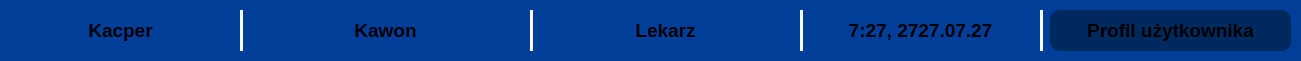
     <widget class="QFrame" name="frame_26">
      <property name="geometry">
       <rect>
        <x>30</x>
        <y>80</y>
        <width>1301</width>
        <height>61</height>
       </rect>
      </property>
      <property name="styleSheet">
       <string notr="true">background-color: rgb(0, 62, 154);
border-radius: 10px;</string>
      </property>
      <property name="frameShape">
       <enum>QFrame::Shape::StyledPanel</enum>
      </property>
      <property name="frameShadow">
       <enum>QFrame::Shadow::Raised</enum>
      </property>
      <widget class="Line" name="line_12">
       <property name="geometry">
        <rect>
         <x>530</x>
         <y>10</y>
         <width>3</width>
         <height>41</height>
        </rect>
       </property>
       <property name="styleSheet">
        <string notr="true">background-color: white;</string>
       </property>
       <property name="orientation">
        <enum>Qt::Orientation::Vertical</enum>
       </property>
      </widget>
      <widget class="Line" name="line_39">
       <property name="geometry">
        <rect>
         <x>1040</x>
         <y>10</y>
         <width>3</width>
         <height>41</height>
        </rect>
       </property>
       <property name="styleSheet">
        <string notr="true">background-color: white;</string>
       </property>
       <property name="orientation">
        <enum>Qt::Orientation::Vertical</enum>
       </property>
      </widget>
      <widget class="QLabel" name="label_32">
       <property name="geometry">
        <rect>
         <x>540</x>
         <y>10</y>
         <width>251</width>
         <height>41</height>
        </rect>
       </property>
       <property name="font">
        <font>
         <pointsize>14</pointsize>
         <bold>true</bold>
        </font>
       </property>
       <property name="layoutDirection">
        <enum>Qt::LayoutDirection::LeftToRight</enum>
       </property>
       <property name="styleSheet">
        <string notr="true"/>
       </property>
       <property name="text">
        <string>Lekarz</string>
       </property>
       <property name="textFormat">
        <enum>Qt::TextFormat::RichText</enum>
       </property>
       <property name="alignment">
        <set>Qt::AlignmentFlag::AlignCenter</set>
       </property>
      </widget>
      <widget class="QLabel" name="label_33">
       <property name="geometry">
        <rect>
         <x>10</x>
         <y>10</y>
         <width>221</width>
         <height>41</height>
        </rect>
       </property>
       <property name="font">
        <font>
         <pointsize>14</pointsize>
         <bold>true</bold>
        </font>
       </property>
       <property name="layoutDirection">
        <enum>Qt::LayoutDirection::LeftToRight</enum>
       </property>
       <property name="styleSheet">
        <string notr="true"/>
       </property>
       <property name="text">
        <string>Kacper</string>
       </property>
       <property name="textFormat">
        <enum>Qt::TextFormat::RichText</enum>
       </property>
       <property name="alignment">
        <set>Qt::AlignmentFlag::AlignCenter</set>
       </property>
      </widget>
      <widget class="QFrame" name="frame_46">
       <property name="geometry">
        <rect>
         <x>1050</x>
         <y>10</y>
         <width>241</width>
         <height>41</height>
        </rect>
       </property>
       <property name="styleSheet">
        <string notr="true">background-color: rgb(0, 41, 94);
border-radius: 10px;</string>
       </property>
       <property name="frameShape">
        <enum>QFrame::Shape::StyledPanel</enum>
       </property>
       <property name="frameShadow">
        <enum>QFrame::Shadow::Raised</enum>
       </property>
       <widget class="QFrame" name="frame_47">
        <property name="geometry">
         <rect>
          <x>270</x>
          <y>60</y>
          <width>841</width>
          <height>61</height>
         </rect>
        </property>
        <property name="styleSheet">
         <string notr="true">background-color: rgb(0, 62, 154);
border-radius: 10px;</string>
        </property>
        <property name="frameShape">
         <enum>QFrame::Shape::StyledPanel</enum>
        </property>
        <property name="frameShadow">
         <enum>QFrame::Shadow::Raised</enum>
        </property>
       </widget>
       <widget class="QLabel" name="label_34">
        <property name="geometry">
         <rect>
          <x>10</x>
          <y>0</y>
          <width>221</width>
          <height>41</height>
         </rect>
        </property>
        <property name="font">
         <font>
          <pointsize>14</pointsize>
          <bold>true</bold>
         </font>
        </property>
        <property name="layoutDirection">
         <enum>Qt::LayoutDirection::LeftToRight</enum>
        </property>
        <property name="styleSheet">
         <string notr="true"/>
        </property>
        <property name="text">
         <string>Profil użytkownika</string>
        </property>
        <property name="textFormat">
         <enum>Qt::TextFormat::RichText</enum>
        </property>
        <property name="alignment">
         <set>Qt::AlignmentFlag::AlignCenter</set>
        </property>
       </widget>
      </widget>
      <widget class="Line" name="line_40">
       <property name="geometry">
        <rect>
         <x>240</x>
         <y>10</y>
         <width>3</width>
         <height>41</height>
        </rect>
       </property>
       <property name="styleSheet">
        <string notr="true">background-color: white;</string>
       </property>
       <property name="orientation">
        <enum>Qt::Orientation::Vertical</enum>
       </property>
      </widget>
      <widget class="QLabel" name="label_50">
       <property name="geometry">
        <rect>
         <x>810</x>
         <y>10</y>
         <width>221</width>
         <height>41</height>
        </rect>
       </property>
       <property name="font">
        <font>
         <pointsize>14</pointsize>
         <bold>true</bold>
        </font>
       </property>
       <property name="layoutDirection">
        <enum>Qt::LayoutDirection::LeftToRight</enum>
       </property>
       <property name="styleSheet">
        <string notr="true"/>
       </property>
       <property name="text">
        <string>7:27, 2727.07.27</string>
       </property>
       <property name="textFormat">
        <enum>Qt::TextFormat::RichText</enum>
       </property>
       <property name="alignment">
        <set>Qt::AlignmentFlag::AlignCenter</set>
       </property>
      </widget>
      <widget class="QLabel" name="label_64">
       <property name="geometry">
        <rect>
         <x>260</x>
         <y>10</y>
         <width>251</width>
         <height>41</height>
        </rect>
       </property>
       <property name="font">
        <font>
         <pointsize>14</pointsize>
         <bold>true</bold>
        </font>
       </property>
       <property name="layoutDirection">
        <enum>Qt::LayoutDirection::LeftToRight</enum>
       </property>
       <property name="styleSheet">
        <string notr="true"/>
       </property>
       <property name="text">
        <string>Kawon</string>
       </property>
       <property name="textFormat">
        <enum>Qt::TextFormat::RichText</enum>
       </property>
       <property name="alignment">
        <set>Qt::AlignmentFlag::AlignCenter</set>
       </property>
      </widget>
      <widget class="Line" name="line_41">
       <property name="geometry">
        <rect>
         <x>800</x>
         <y>10</y>
         <width>3</width>
         <height>41</height>
        </rect>
       </property>
       <property name="styleSheet">
        <string notr="true">background-color: white;</string>
       </property>
       <property name="orientation">
        <enum>Qt::Orientation::Vertical</enum>
       </property>
      </widget>
     </widget>
